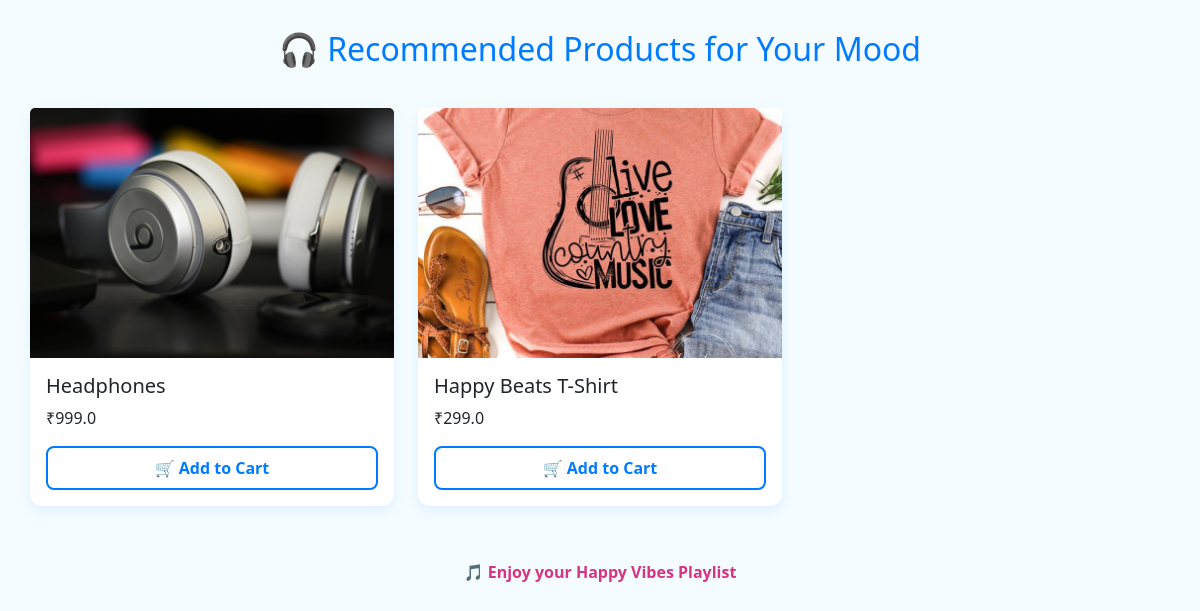
Screenshot of /recommend/happy with the database file from the repository.
### tables this page shows
CREATE TABLE products (
        id INTEGER PRIMARY KEY AUTOINCREMENT,
        name TEXT NOT NULL,
        price REAL NOT NULL,
        image TEXT,
        mood TEXT
    );

### app/routes.py (the view)
@main.route('/recommend/<mood>')
def recommend_by_emotion(mood):
    conn = get_db_connection()
    c = conn.cursor()
    c.execute("SELECT * FROM products WHERE mood=?", (mood,))
    products = c.fetchall()
    conn.close()
    return render_template("recommended_products.html", products=products, mood=mood)

### app/routes.py (called while the page is built)
def get_db_connection():
    db_path = os.path.join(os.path.dirname(__file__), "../moodbeats.db")
    return sqlite3.connect(db_path, check_same_thread=False)

### app/templates/recommended_products.html (shortened to what this page needs)
<!DOCTYPE html>
<html lang="en">
  <head>
    <link
      rel="stylesheet"
      href="https://cdn.jsdelivr.net/npm/bootstrap@5.3.0/dist/css/bootstrap.min.css"
    />
  </head>
  <body>
    <h2>🎧 Recommended Products for Your Mood</h2>
    {% if products %}
    <div class="row mt-4">
      {% for product in products %}
      <div class="col-md-4 mb-4">
        <div class="card">
          <img
            src="{{ url_for('static', filename='images/' ~ product[3]) }}"
            class="card-img-top"
            alt="{{ product[1] }}"
          />
          <div class="card-body">
            <h5 class="card-title">{{ product[1] }}</h5>
            <p class="card-text">₹{{ product[2] }}</p>
            <button class="btn-add" onclick="addToCart({{ product[0] }})">
              🛒 Add to Cart
            </button>
          </div>
        </div>
      </div>
      {% endfor %}
    </div>
    {% else %}
    <p class="text-muted text-center">No products found for this mood.</p>
    {% endif %}
    <div class="playlist-link">
      {% if mood == 'happy' %}
      <a href="https://www.youtube.com/watch?v=pIvf9bOPXIw" target="_blank"
        >🎵 Enjoy your Happy Vibes Playlist</a
      >
      {% elif mood == 'sad' %}
      <a href="https://www.youtube.com/watch?v=Tu-Ma8aq0Ygc" target="_blank"
        >🎵 Listen to Soothing Melodies</a
      >
      {% elif mood == 'angry' %}
      <a href="https://www.youtube.com/watch?v=4BkqchoGA64" target="_blank"
        >🎵 Listen to Vibrant Melodies</a
      >
      {% elif mood == 'fear' %}
      <a
        href="https://www.youtube.com/watch?v=S4DIe4OcxDg&list=RDEMYGmuQkq0_83GuHcCL-WwHg&start_radio=1&rv=Np1SebasvPg"
        target="_blank"
        >🎵 Listen to Relaxing Melodies</a
      >
      {% elif mood == 'surprise' %}
      <a href="hhttps://www.youtube.com/watch?v=hOyn0bCydZo" target="_blank"
        >🎵 Listen to Surprising Melodies</a
      >
      {% elif mood == 'calm' %}
      <a href="https://www.youtube.com/watch?v=fTrqoVSrw1Y" target="_blank"
        >🎵 Relaxing & Calm Music</a
      >
      {% else %}
      <a href="https://www.youtube.com/watch?v=5qap5aO4i9A" target="_blank"
        >🎵 Explore your Mood Playlist</a
      >
      {% endif %}
    </div>
  </body>
</html>

### app/templates/recommended_products.html (style rules this page uses)
body { padding: 30px; background: #f4fcff; font-family: "Segoe UI", sans-serif; }
h2 { color: #007bff; text-align: center; margin-bottom: 40px; }
.card { border: none; border-radius: 12px; box-shadow: 0 4px 12px rgba(0, 123, 255, 0.1); }
.card-img-top { height: 250px; object-fit: cover; }
.btn-add { background: none; color: #007bff; border: 2px solid #007bff; font-weight: 600; padding: 8px 16px; width: 100%; transition: all 0.2s ease; border-radius: 8px; }
.playlist-link { text-align: center; margin-top: 30px; }
.playlist-link a { font-weight: bold; color: #d63384; text-decoration: none; }

### rows the page displays
products: image (picture), name "Headphones", price "999.0"
products: image (picture), name "Happy Beats T-Shirt", price "299.0"
